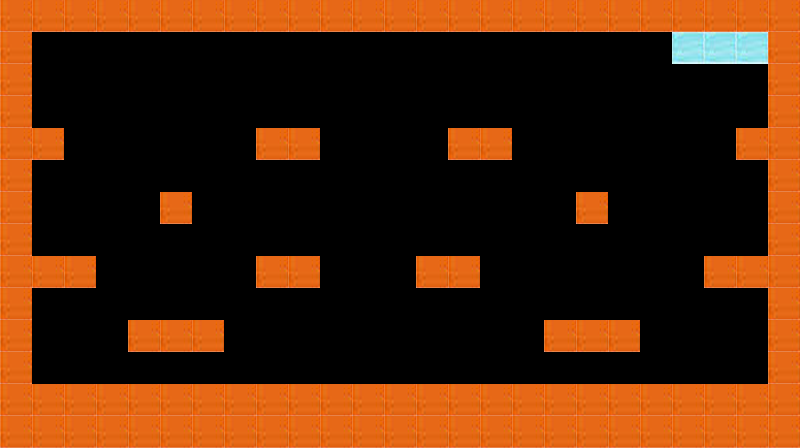

A level layout from a 2D game, rendered from its tile map. Below: a short description, then the map file with tile-grid data replaced by summaries:
An orthogonal 25x14 tile map with 32x32 px tiles, 1 tile layer (Capa de patrones 1), 2 tilesets and 3 objects (2x moneda50, dama-encarcelada).

<map version="1.10" tiledversion="1.10.2" orientation="orthogonal" renderorder="right-down" width="25" height="14" tilewidth="32" tileheight="32" infinite="0" nextlayerid="3" nextobjectid="5">
 <tileset firstgid="1" name="tiles" tilewidth="32" tileheight="32" tilecount="600" columns="25">
  <image source="../images/tiles.png" width="800" height="768" />
 </tileset>
 <tileset firstgid="601" name="objects-enemies" tilewidth="32" tileheight="32" tilecount="600" columns="25">
  <image source="../images/objects-enemies.png" width="800" height="768" />
 </tileset>
 <layer id="1" name="Capa de patrones 1" width="25" height="14">
  <data>[350 cells, 122 non-empty, 2 distinct tile ids]</data>
 </layer>
 <objectgroup id="2" name="Capa de Objetos 1">
  <object id="1" name="moneda50" type="moneda50" gid="605" x="612" y="67" width="32" height="32" />
  <object id="2" name="moneda50" type="moneda50" gid="605" x="67" y="67" width="32" height="32" />
  <object id="4" name="dama-encarcelada" type="dama-encarcelada" gid="613" x="445.654" y="62.6165" width="32" height="32" />
 </objectgroup>
</map>
